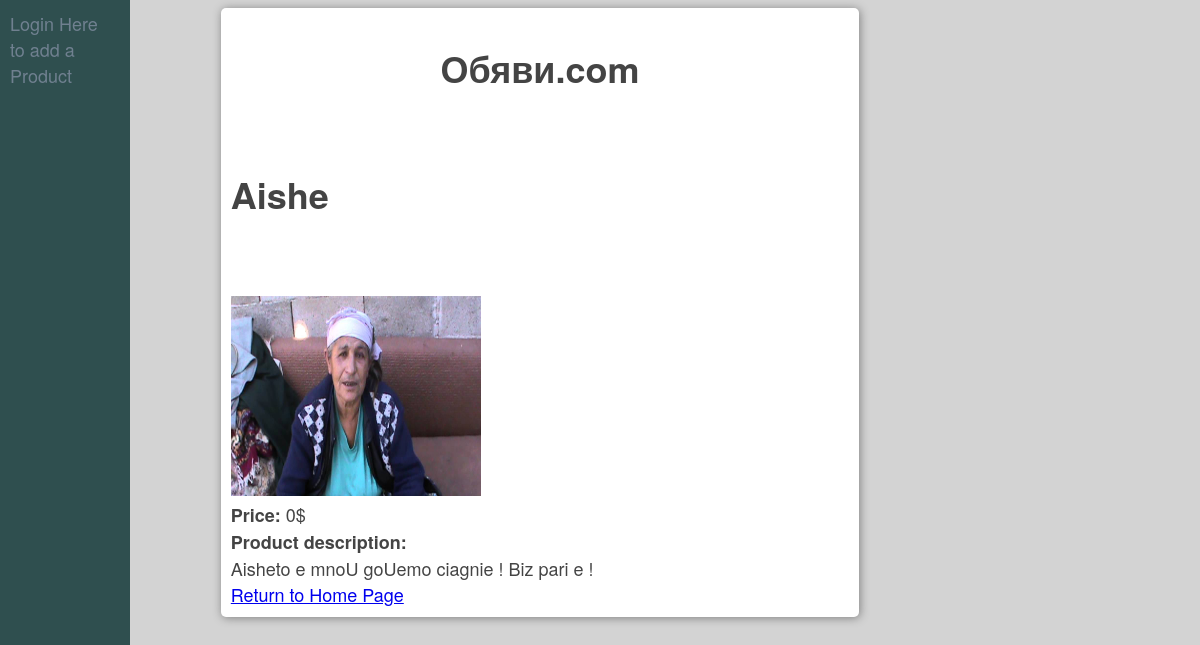
Screenshot of /index.php?view=5 with the database file from the repository.
### tables this page shows
CREATE TABLE IF NOT EXISTS `ads` (
  `id` int(10) NOT NULL,
  `img_path` varchar(255) NOT NULL,
  `img_name` varchar(255) NOT NULL,
  `ad_name` varchar(255) NOT NULL,
  `description` text NOT NULL,
  `price` int(10) NOT NULL,
  `usr_id` int(10) NOT NULL
);

### index.php (the view, shortened to what this page needs)
<?php
require('/login/session.php');
?>
<!Doctype HTML>
<html>
<head>
<link rel="stylesheet" type="text/css" href="style.css">
</head>
<body>
    <form id="container">
<?php
include("sidebar.php");
if ($_GET[view] > 0) {
	$addsql=' where id = '.$_GET[view] ;
}
$ads_query=$connection->query('SELECT id, img_path, img_name, ad_name, description, price FROM `ads` '.$addsql);
	while ( ($row=$ads_query->fetch_assoc()) !== null) {
		extract($row);
		if($_GET[view]== $id){
			echo "<div class='ob_ins'>
                  <h1>".$ad_name."</h1>
				  <br><br>
				  <img src=".$img_path.'/'.$img_name."><br>
				  <b>Price:</b> ".$price."$<br>
				  <b>Product description:</b><br>".$description."<br>
				  <a href =". 'index.php' .">Return to Home Page</a>
                  </div>
				 ";
    	}
    }
?>
</form>
</body>
</html>

### style.css (style rules this page uses)
body { background: lightgrey; color: #444; -webkit-font-smoothing: antialiased; font-family: 'Helvetica Neue', sans-serif; font-size: 18px; font-weight: 400; height: auto !important; height: 100%; min-height: 100%; text-rendering: optimizeLegibility; padding-right: 10%; }
* { box-sizing: border-box; }
#container { background-color: white; box-shadow: 1px 1px 10px grey; border-radius: 5px; margin: auto; padding: 10px; width: 60%; column-span: 50; padding: 10px; position:relative; transition:margin-left ease .5s; // fluid transition when resizing }
img { width:250px; height:200px; }

### rows the page displays
ads: ad_name "Aishe", img_path+img_name (placeholder picture), price "0", description "Aisheto e mnoU goUemo ciagnie ! Biz pari e !"
